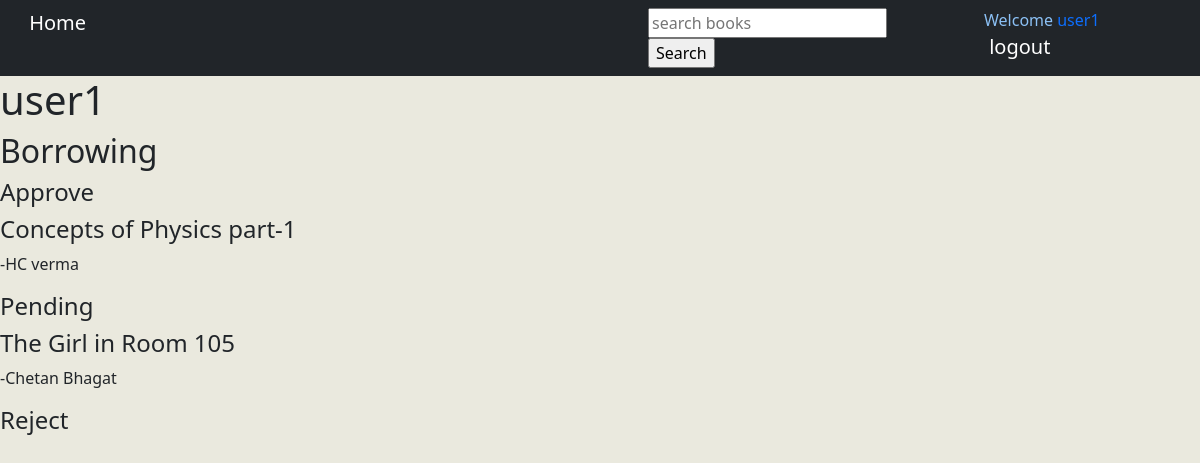
Before: /library/user_profile=user1/ (signed in) with the older database file.
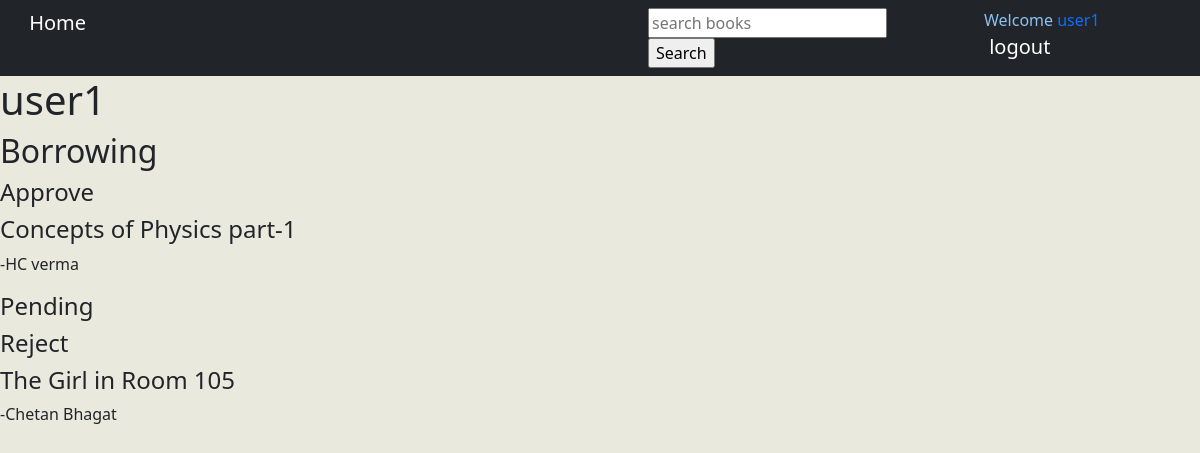
After: the same page with the newer database file.
### library/models.py (models this page shows, shortened)
class Borrowed(models.Model):
    borrower = models.ForeignKey(User,on_delete=models.SET_NULL,null=True)
    book = models.ForeignKey('Book',on_delete=models.RESTRICT,null=True)
    id = models.CharField(primary_key=True,default=uuid.uuid4,max_length=3000)
    borrowed_number = models.IntegerField(default=0)
    STATUS_CHOICES = [
        ('1','PENDING'),
        ('2','APPROVE'),
        ('3','REJECT'),
    ]
    status = models.CharField(max_length=1,choices=STATUS_CHOICES,default='1')
    issue_date = models.DateTimeField(null=True,blank=True)
    due_date = models.DateTimeField(null = True, blank=True)
    return_date = models.DateTimeField(null=True,blank=True)

class Book(models.Model):
    book_title=models.CharField(max_length=100)
    author=models.CharField(max_length=250)
    publisher=models.CharField(max_length=1000)
    summary=models.CharField(max_length=90000)
    Isbn=models.CharField(max_length=20)
    location=models.CharField(max_length=10)
    count=models.IntegerField(default=1)

### library/views.py (the view)
# urls.py: path('library/user_profile=<str:username>/',views.profile,name="profile"),
@login_required(login_url='entry')
def profile(request,username):
    user = User.objects.get(username = username)
    borrows = Borrowed.objects.filter(borrower=user)
    context={
        'borrows':borrows,
        'user' :user,
    }
    return render(request,'library/profile.html',context)

### library/templates/library/profile.html
{% extends 'library/navbar.html' %}
{% block librarian %}
<a href="{% url 'librarian' %}" class="navbar-brand">&nbsp;Home</a>
{% endblock %}
{% block content %}
    <h1>{{user.username}}</h1>
    <h2>Borrowing</h2>
    <h4>Approve</h4>
    {% for borrow in borrows %}
        {% if borrow.status == '2' %}
            <h4>{{borrow.book.book_title}}</h4>
            <p>-{{borrow.book.author}}</p>
        {% endif %}
    {% endfor %}
    <h4>Pending</h4>
    {% for borrow in borrows %}
        {% if borrow.status == '1' %}
            <h4>{{borrow.book.book_title}}</h4>
            <p>-{{borrow.book.author}}</p>
        {% endif %}
    {% endfor %}
    <h4>Reject</h4>
    {% for borrow in borrows %}
        {% if borrow.status == '3' %}
            <h4>{{borrow.book.book_title}}</h4>
            <p>-{{borrow.book.author}}</p>
        {% endif %}
    {% endfor %}
{% endblock %}

### library/templates/library/navbar.html (shortened to what this page needs)
<!DOCTYPE html>
<html lang="en">
<head>
    <link href="https://cdn.jsdelivr.net/npm/bootstrap@5.0.0-beta3/dist/css/bootstrap.min.css" rel="stylesheet">
    {% load static %}
    <link rel="stylesheet" href="{% static 'library/main.css' %}" type="text/css">
</head>
<body>
    <nav class="navbar navbar-dark bg-dark">
        <div class="container-fluid row align-items-start">
            <div class="col-6">
                {% block librarian %}{% endblock %}
            </div>
            <div class="col-3">
                <form action="{% url 'search' %}" method="GET">
                <input type="text" name="search" id="search" placeholder="search books">
                <input type="submit" value="Search">
            </form>
            </div>
            <div class="col-2">
            {% block profile %}
            <span class="welcome">Welcome<a href="{% url 'profile' request.user %}">&nbsp;{{request.user}}</a>&nbsp;&nbsp;</span>
            {% endblock %}
            <a href="{%url 'logout' %}" class="navbar-brand">&nbsp;logout</a>
            </div>
        </div>
    </nav>
    {% block content %}
    {% endblock %}
</body>
</html>

### library/static/library/main.css (style rules this page uses)
.welcome { color:#8cc1f5; }
body { background-color:#eae9de; }
a { text-decoration: none; }

Changed rows visible on the page:
changed Borrowed "The Girl in Room 105": moves from the list under "Pending" to the list under "Reject"
